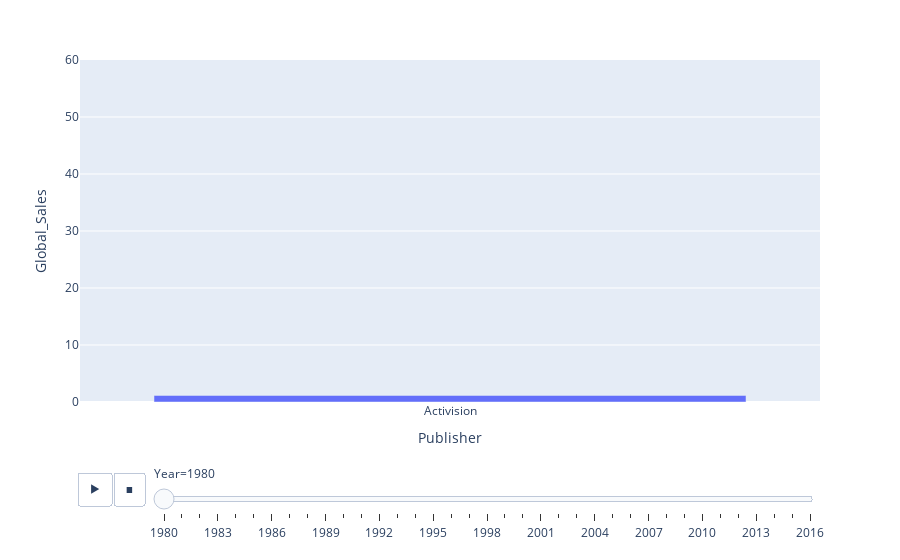

The code cell stored with this chart in its notebook:
### Code cell
px.bar(df1, x='Publisher',y = 'Global_Sales',animation_frame='Year',animation_group='Publisher',range_y=[0,60])

### Figure 1 — Plotly figure (JSON) as saved in the notebook; plotly's stock layout.template omitted (floating-point values rounded to 4 significant figures)
{"data": [{"alignmentgroup": "True", "hovertemplate": "Year=1980<br>Publisher=%{x}<br>Global_Sales=%{y}<extra></extra>", "ids": ["Activision", "Activision", "Activision", "Activision", "Activision"], "legendgroup": "", "marker": {"color": "#636efa", "pattern": {"shape": ""}}, "name": "", "offsetgroup": "", "orientation": "v", "showlegend": false, "textposition": "auto", "type": "bar", "x": ["Activision", "Activision", "Activision", "Activision", "Activision"], "xaxis": "x", "y": [1.15, 0.77, 0.49, 0.34, 0.27], "yaxis": "y"}], "layout": {"barmode": "relative", "legend": {"tracegroupgap": 0}, "margin": {"t": 60}, "sliders": [{"active": 0, "currentvalue": {"prefix": "Year="}, "len": 0.9, "pad": {"b": 10, "t": 60}, "steps": [{"args": [["1980"], {"frame": {"duration": 0, "redraw": true}, "fromcurrent": true, "mode": "immediate", "transition": {"duration": 0, "easing": "linear"}}], "label": "1980", "method": "animate"}, {"args": [["1981"], {"frame": {"duration": 0, "redraw": true}, "fromcurrent": true, "mode": "immediate", "transition": {"duration": 0, "easing": "linear"}}], "label": "1981", "method": "animate"}, {"args": [["1982"], {"frame": {"duration": 0, "redraw": true}, "fromcurrent": true, "mode": "immediate", "transition": {"duration": 0, "easing": "linear"}}], "label": "1982", "method": "animate"}, {"args": [["1983"], {"frame": {"duration": 0, "redraw": true}, "fromcurrent": true, "mode": "immediate", "transition": {"duration": 0, "easing": "linear"}}], "label": "1983", "method": "animate"}, {"args": [["1984"], {"frame": {"duration": 0, "redraw": true}, "fromcurrent": true, "mode": "immediate", "transition": {"duration": 0, "easing": "linear"}}], "label": "1984", "method": "animate"}, {"args": [["1985"], {"frame": {"duration": 0, "redraw": true}, "fromcurrent": true, "mode": "immediate", "transition": {"duration": 0, "easing": "linear"}}], "label": "1985", "method": "animate"}, {"args": [["1986"], {"frame": {"duration": 0, "redraw": true}, "fromcurrent": true, "mode": "immediate", "transition": {"duration": 0, "easing": "linear"}}], "label": "1986", "method": "animate"}, {"args": [["1987"], {"frame": {"duration": 0, "redraw": true}, "fromcurrent": true, "mode": "immediate", "transition": {"duration": 0, "easing": "linear"}}], "label": "1987", "method": "animate"}, {"args": [["1988"], {"frame": {"duration": 0, "redraw": true}, "fromcurrent": true, "mode": "immediate", "transition": {"duration": 0, "easing": "linear"}}], "label": "1988", "method": "animate"}, {"args": [["1989"], {"frame": {"duration": 0, "redraw": true}, "fromcurrent": true, "mode": "immediate", "transition": {"duration": 0, "easing": "linear"}}], "label": "1989", "method": "animate"}, {"args": [["1990"], {"frame": {"duration": 0, "redraw": true}, "fromcurrent": true, "mode": "immediate", "transition": {"duration": 0, "easing": "linear"}}], "label": "1990", "method": "animate"}, {"args": [["1991"], {"frame": {"duration": 0, "redraw": true}, "fromcurrent": true, "mode": "immediate", "transition": {"duration": 0, "easing": "linear"}}], "label": "1991", "method": "animate"}, {"args": [["1992"], {"frame": {"duration": 0, "redraw": true}, "fromcurrent": true, "mode": "immediate", "transition": {"duration": 0, "easing": "linear"}}], "label": "1992", "method": "animate"}, {"args": [["1993"], {"frame": {"duration": 0, "redraw": true}, "fromcurrent": true, "mode": "immediate", "transition": {"duration": 0, "easing": "linear"}}], "label": "1993", "method": "animate"}, {"args": [["1994"], {"frame": {"duration": 0, "redraw": true}, "fromcurrent": true, "mode": "immediate", "transition": {"duration": 0, "easing": "linear"}}], "label": "1994", "method": "animate"}, {"args": [["1995"], {"frame": {"duration": 0, "redraw": true}, "fromcurrent": true, "mode": "immediate", "transition": {"duration": 0, "easing": "linear"}}], "label": "1995", "method": "animate"}, {"args": [["1996"], {"frame": {"duration": 0, "redraw": true}, "fromcurrent": true, "mode": "immediate", "transition": {"duration": 0, "easing": "linear"}}], "label": "1996", "method": "animate"}, {"args": [["1997"], {"frame": {"duration": 0, "redraw": true}, "fromcurrent": true, "mode": "immediate", "transition": {"duration": 0, "easing": "linear"}}], "label": "1997", "method": "animate"}, {"args": [["1998"], {"frame": {"duration": 0, "redraw": true}, "fromcurrent": true, "mode": "immediate", "transition": {"duration": 0, "easing": "linear"}}], "label": "1998", "method": "animate"}, {"args": [["1999"], {"frame": {"duration": 0, "redraw": true}, "fromcurrent": true, "mode": "immediate", "transition": {"duration": 0, "easing": "linear"}}], "label": "1999", "method": "animate"}, {"args": [["2000"], {"frame": {"duration": 0, "redraw": true}, "fromcurrent": true, "mode": "immediate", "transition": {"duration": 0, "easing": "linear"}}], "label": "2000", "method": "animate"}, {"args": [["2001"], {"frame": {"duration": 0, "redraw": true}, "fromcurrent": true, "mode": "immediate", "transition": {"duration": 0, "easing": "linear"}}], "label": "2001", "method": "animate"}, {"args": [["2002"], {"frame": {"duration": 0, "redraw": true}, "fromcurrent": true, "mode": "immediate", "transition": {"duration": 0, "easing": "linear"}}], "label": "2002", "method": "animate"}, {"args": [["2003"], {"frame": {"duration": 0, "redraw": true}, "fromcurrent": true, "mode": "immediate", "transition": {"duration": 0, "easing": "linear"}}], "label": "2003", "method": "animate"}, {"args": [["2004"], {"frame": {"duration": 0, "redraw": true}, "fromcurrent": true, "mode": "immediate", "transition": {"duration": 0, "easing": "linear"}}], "label": "2004", "method": "animate"}, {"args": [["2005"], {"frame": {"duration": 0, "redraw": true}, "fromcurrent": true, "mode": "immediate", "transition": {"duration": 0, "easing": "linear"}}], "label": "2005", "method": "animate"}, {"args": [["2006"], {"frame": {"duration": 0, "redraw": true}, "fromcurrent": true, "mode": "immediate", "transition": {"duration": 0, "easing": "linear"}}], "label": "2006", "method": "animate"}, {"args": [["2007"], {"frame": {"duration": 0, "redraw": true}, "fromcurrent": true, "mode": "immediate", "transition": {"duration": 0, "easing": "linear"}}], "label": "2007", "method": "animate"}, {"args": [["2008"], {"frame": {"duration": 0, "redraw": true}, "fromcurrent": true, "mode": "immediate", "transition": {"duration": 0, "easing": "linear"}}], "label": "2008", "method": "animate"}, {"args": [["2009"], {"frame": {"duration": 0, "redraw": true}, "fromcurrent": true, "mode": "immediate", "transition": {"duration": 0, "easing": "linear"}}], "label": "2009", "method": "animate"}, {"args": [["2010"], {"frame": {"duration": 0, "redraw": true}, "fromcurrent": true, "mode": "immediate", "transition": {"duration": 0, "easing": "linear"}}], "label": "2010", "method": "animate"}, {"args": [["2011"], {"frame": {"duration": 0, "redraw": true}, "fromcurrent": true, "mode": "immediate", "transition": {"duration": 0, "easing": "linear"}}], "label": "2011", "method": "animate"}, {"args": [["2012"], {"frame": {"duration": 0, "redraw": true}, "fromcurrent": true, "mode": "immediate", "transition": {"duration": 0, "easing": "linear"}}], "label": "2012", "method": "animate"}, {"args": [["2013"], {"frame": {"duration": 0, "redraw": true}, "fromcurrent": true, "mode": "immediate", "transition": {"duration": 0, "easing": "linear"}}], "label": "2013", "method": "animate"}, {"args": [["2014"], {"frame": {"duration": 0, "redraw": true}, "fromcurrent": true, "mode": "immediate", "transition": {"duration": 0, "easing": "linear"}}], "label": "2014", "method": "animate"}, {"args": [["2015"], {"frame": {"duration": 0, "redraw": true}, "fromcurrent": true, "mode": "immediate", "transition": {"duration": 0, "easing": "linear"}}], "label": "2015", "method": "animate"}, {"args": [["2016"], {"frame": {"duration": 0, "redraw": true}, "fromcurrent": true, "mode": "immediate", "transition": {"duration": 0, "easing": "linear"}}], "label": "2016", "method": "animate"}], "x": 0.1, "xanchor": "left", "y": 0, "yanchor": "top"}], "updatemenus": [{"buttons": [{"args": [null, {"frame": {"duration": 500, "redraw": true}, "fromcurrent": true, "mode": "immediate", "transition": {"duration": 500, "easing": "linear"}}], "label": "&#9654;", "method": "animate"}, {"args": [[null], {"frame": {"duration": 0, "redraw": true}, "fromcurrent": true, "mode": "immediate", "transition": {"duration": 0, "easing": "linear"}}], "label": "&#9724;", "method": "animate"}], "direction": "left", "pad": {"r": 10, "t": 70}, "showactive": false, "type": "buttons", "x": 0.1, "xanchor": "right", "y": 0, "yanchor": "top"}], "xaxis": {"anchor": "y", "domain": [0, 1], "title": {"text": "Publisher"}}, "yaxis": {"anchor": "x", "domain": [0, 1], "range": [0, 60], "title": {"text": "Global_Sales"}}}}
